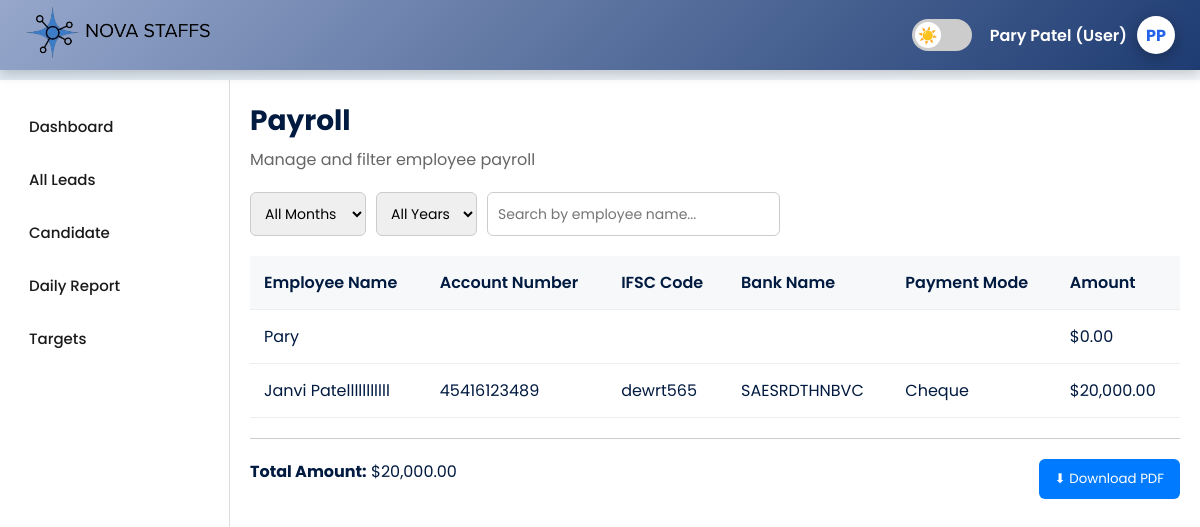
Page /payroll.php (signed in) on the committed database.
### tables this page shows
CREATE TABLE `employees` (
  `id` int(11) NOT NULL,
  `name` varchar(100) NOT NULL,
  `emp_id` varchar(50) NOT NULL,
  `join_date` date NOT NULL,
  `email` varchar(100) NOT NULL,
  `mobile` varchar(20) NOT NULL,
  `address` varchar(255) NOT NULL,
  `department` varchar(50) NOT NULL,
  `designation` varchar(50) NOT NULL,
  `salary` decimal(10,2) NOT NULL,
  `bank_account` varchar(50) NOT NULL,
  `ifsc` varchar(20) NOT NULL,
  `bank_name` varchar(100) NOT NULL,
  `payment_mode` varchar(20) NOT NULL,
  `created_at` timestamp NOT NULL DEFAULT current_timestamp(),
  `role` varchar(20) DEFAULT 'staff'
);

### payroll.php (the view, shortened to what this page needs)
<?php
$servername = "localhost";
$username   = "root";
$password   = "";
$dbname     = "crm";
$conn = new mysqli($servername, $username, $password, $dbname);
$userName = $_SESSION['user_name'] ?? "Guest";
$userRole = $_SESSION['user_role'] ?? "user";
$payments = [];
$res = $conn->query("SELECT name, salary, bank_account, ifsc, bank_name, payment_mode, join_date FROM employees");
if($res->num_rows > 0){
    while($row = $res->fetch_assoc()){
        $payments[] = $row;
    }
}
?>
<!DOCTYPE html>
<html lang="en">
<head>
</head>
<body>
<header>
  <div class="header-left"><img src="nova.png" alt="nova staff" class="logo"></div>
  <div class="header-right">
    <label class="switch"><input type="checkbox" id="themeToggle"><span class="slider"></span></label>
    <div class="profile" id="profileMenu">
      <span id="profileName"><?= htmlspecialchars($userName) ?>&nbsp;(<?= ucfirst($userRole) ?>)</span>
      <div class="profile-img">
        <?php
          $parts = explode(' ', trim($userName));
          $initials = strtoupper(substr($parts[0], 0, 1) . (isset($parts[1]) ? substr($parts[1], 0, 1) : ''));
          echo $initials;
        ?>
      </div>
    </div>
  </div>
</header>
<div class="sidebar">
  <button onclick="location.href='index.php'"> Dashboard</button>
  <button onclick="location.href='all_leads.php'"> All Leads</button>
  <button onclick="location.href='Candidate.php'"> Candidate</button>
  <button onclick="location.href='daily_report.php'"> Daily Report</button>
  <button onclick="location.href='target.php'"> Targets</button><br><br><br><br>
</div>
<div class="container" id="payroll-section">
  <h1>Payroll</h1>
  <p class="subtitle">Manage and filter employee payroll</p>
  <div class="filters">
    <select id="month-filter"><option value="all">All Months</option></select>
    <select id="year-filter"><option value="all">All Years</option></select>
    <input type="text" id="search-input" placeholder="Search by employee name...">
  </div>
  <table>
    <thead>
      <tr>
        <th>Employee Name</th>
        <th>Account Number</th>
        <th>IFSC Code</th>
        <th>Bank Name</th>
        <th>Payment Mode</th>
        <th>Amount</th>
      </tr>
    </thead>
    <tbody id="payroll-body">
      <?php foreach($payments as $emp):
        $month = $emp['join_date'] ? date('F', strtotime($emp['join_date'])) : '';
        $year = $emp['join_date'] ? date('Y', strtotime($emp['join_date'])) : '';
      ?>
      <tr data-month="<?php echo $month; ?>" data-year="<?php echo $year; ?>">
        <td><?php echo htmlspecialchars($emp['name']); ?></td>
        <td><?php echo htmlspecialchars($emp['bank_account']); ?></td>
        <td><?php echo htmlspecialchars($emp['ifsc']); ?></td>
        <td><?php echo htmlspecialchars($emp['bank_name']); ?></td>
        <td><?php echo htmlspecialchars($emp['payment_mode']); ?></td>
        <td class="amount">$<?php echo number_format((float)$emp['salary'], 2); ?></td>
      </tr>
      <?php endforeach; ?>
    </tbody>
  </table>
  <div class="footer">
    <div><strong>Total Amount:</strong> <span id="total-amount">$0.00</span></div>
    <button class="download-btn" onclick="downloadPDF()">⬇ Download PDF</button>
  </div>
</div>
</body>
</html>

### payroll.php (style rules this page uses)
* { margin:0; padding:0; box-sizing:border-box; font-family:"Poppins",sans-serif; transition:all 0.3s ease; }
body { background:linear-gradient(135deg,#dfe9f3,#ffffff); color:#001a40; overflow-x:hidden; }
header { background:linear-gradient(135deg,#96a7cb,#1e3c72); padding:10px 25px; display:flex; justify-content:space-between; align-items:center; height:70px; position:fixed; top:0; width:100%; z-index:1000; box-shadow:0 4px 12px rgba(0,0,0,0.2); }
.header-left img.logo { height:55px; width:auto; border-radius:12px; }
.header-right { display:flex; align-items:center; gap:18px; }
.switch { position:relative; display:inline-block; width:60px; height:32px; }
.slider { position:absolute; top:0; left:0; right:0; bottom:0; background-color:#ccc; border-radius:34px; }
.slider::before { content:"☀️"; position:absolute; height:26px; width:26px; left:3px; bottom:3px; background:white; border-radius:50%; display:flex; align-items:center; justify-content:center; font-size:16px; transition:transform 0.4s,content 0.4s; }
.profile { display:flex; align-items:center; gap:10px; position:relative; cursor:pointer; }
.profile span { font-weight:600; color:#fff; }
.profile-img { width:38px; height:38px; border-radius:50%; background:#fff; color:#2563eb; display:flex; align-items:center; justify-content:center; font-weight:bold; box-shadow:0 4px 15px rgba(0,0,0,0.3); }
.sidebar { width:230px; background:#fff; border-right:1px solid #ddd; padding:20px 0; position:fixed; top:80px; bottom:0; }
.sidebar button { width:100%; margin:5px 0; text-align:left; font-weight:500; border:none; font-size:15px; background:transparent; color:#1a1a1a; cursor:pointer; padding:10px 25px; border-left:4px solid transparent; transition:all 0.3s ease; }
.container { flex:1; margin-left:230px; margin-top:80px; padding:20px; background-color:white; height:calc(100vh - 70px); overflow-y:auto; }
h1 { font-size:28px; margin-bottom:5px; }
.subtitle { color:#666; margin-bottom:20px; }
.filters { display:flex; flex-wrap:wrap; gap:10px; margin-bottom:20px; }
select, input[type="text"] { padding:10px; font-size:14px; border-radius:6px; border:1px solid #ccc; }
table { width:100%; border-collapse:collapse; margin-top:20px; }
th, td { padding:14px; border-bottom:1px solid #eee; text-align:left; }
th { background-color:#f6f8fa; font-weight:600; }
.footer { display:flex; justify-content:space-between; flex-wrap:wrap; margin-top:20px; padding-top:20px; border-top:1px solid #ccc; }
.download-btn { padding:10px 16px; background:#007bff; color:white; border:none; border-radius:6px; cursor:pointer; }

### rows in the picture
employees: name "Pary", salary "0.00"
employees: name "Janvi Patelllllllllll", bank_account "45416123489", ifsc "dewrt565", bank_name "SAESRDTHNBVC", payment_mode "Cheque", salary "20,000.00"

### other values in the picture
$userName "Pary Patel"
$userRole "User"
$initials "PP"
